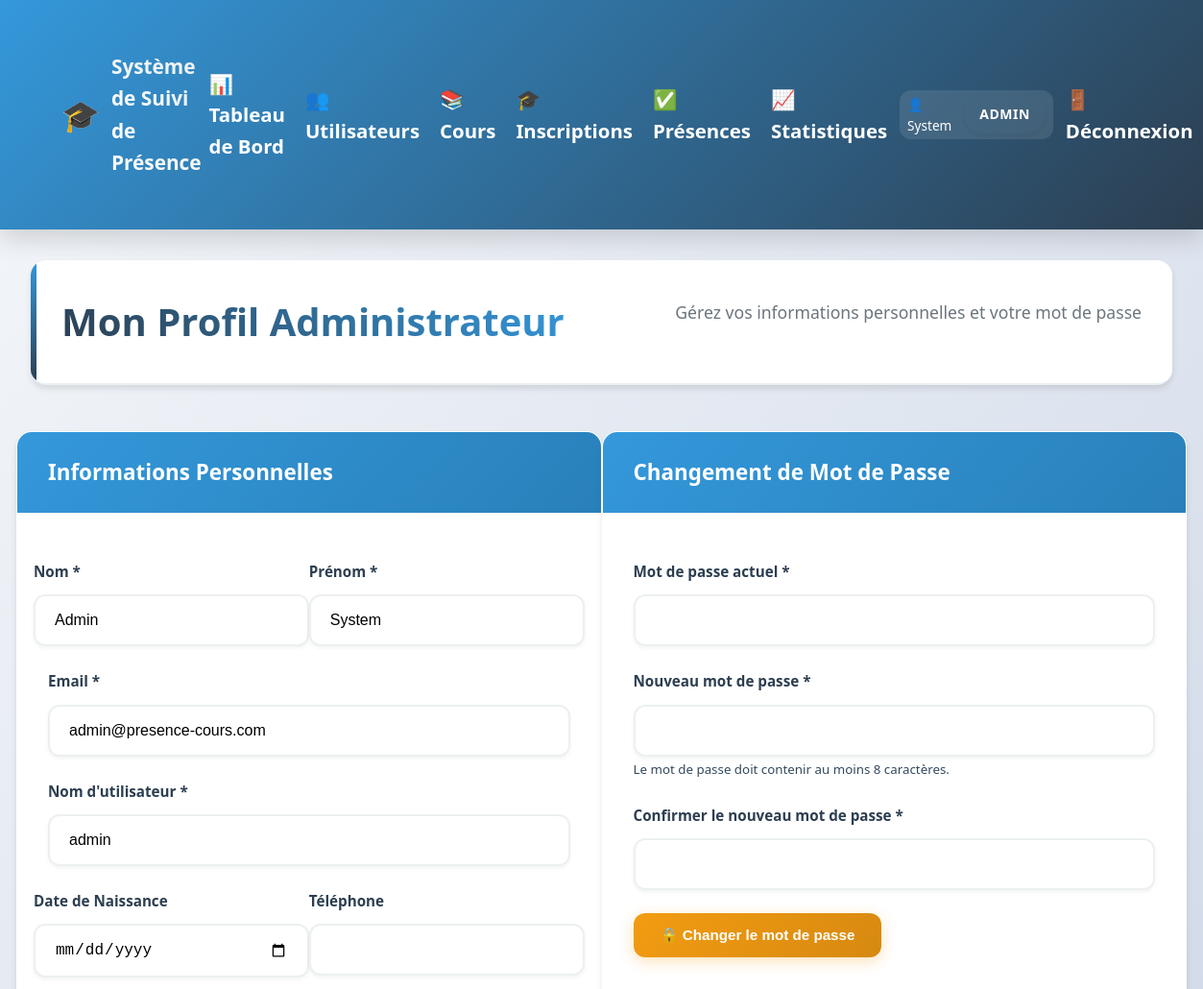
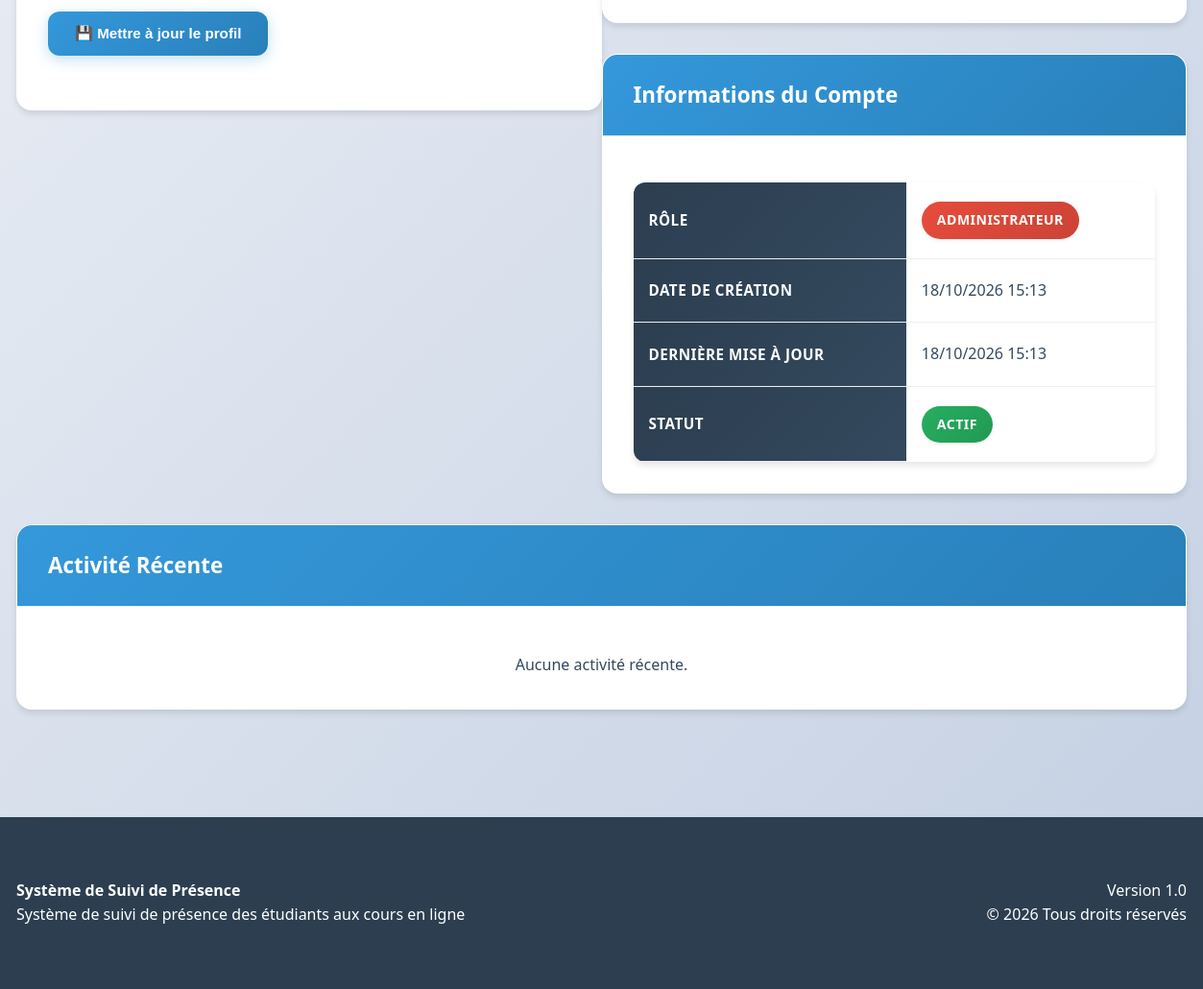
Screenshot of /admin/profile.php (signed in) with the database file from the repository (2 pictures, top to bottom).
### tables this page shows
CREATE TABLE users (
    id INT PRIMARY KEY AUTO_INCREMENT,
    username VARCHAR(50) UNIQUE NOT NULL,
    email VARCHAR(100) UNIQUE NOT NULL,
    password VARCHAR(255) NOT NULL,
    role ENUM('admin', 'enseignant', 'etudiant') NOT NULL,
    nom VARCHAR(100) NOT NULL,
    prenom VARCHAR(100) NOT NULL,
    date_naissance DATE,
    telephone VARCHAR(20),
    created_at TIMESTAMP DEFAULT CURRENT_TIMESTAMP,
    updated_at TIMESTAMP DEFAULT CURRENT_TIMESTAMP ON UPDATE CURRENT_TIMESTAMP,
    is_active BOOLEAN DEFAULT TRUE
);

### includes/functions.php (called while the page is built, shortened)
<?php
function formatDate($date, $format = 'd/m/Y H:i') {
    $datetime = new DateTime($date);
    return $datetime->format($format);
}
?>

### admin/profile.php (the view, shortened to what this page needs)
<?php
require_once '../includes/config.php';
require_once '../includes/functions.php';
try {
    global $pdo;
    $sql = "SELECT * FROM users WHERE id = ?";
    $stmt = $pdo->prepare($sql);
    $stmt->execute([$_SESSION['user_id']]);
    $admin = $stmt->fetch();
} catch (PDOException $e) {
    error_log("Erreur profil admin: " . $e->getMessage());
    $error = "Une erreur est survenue lors de la mise à jour.";
}
?>
<!DOCTYPE html>
<html lang="fr">
<head>
    <link rel="stylesheet" href="../assets/css/style.css">
    <link rel="stylesheet" href="../assets/css/dashboard.css">
</head>
<body>
    <?php include '../includes/header.php'; ?>
    <div class="container">
        <div class="page-header">
            <h1>Mon Profil Administrateur</h1>
            <p>Gérez vos informations personnelles et votre mot de passe</p>
        </div>
        <div class="row">
            <div class="col-6">
                <div class="card">
                    <div class="card-header">
                        <h3>Informations Personnelles</h3>
                    </div>
                    <div class="card-body">
                        <form method="POST" action="">
                            <div class="row">
                                <div class="col-6">
                                    <div class="form-group">
                                        <label class="form-label">Nom *</label>
                                        <input type="text" name="nom" class="form-control"
                                               value="<?php echo $admin['nom'] ?? ''; ?>" required>
                                    </div>
                                </div>
                                <div class="col-6">
                                    <div class="form-group">
                                        <label class="form-label">Prénom *</label>
                                        <input type="text" name="prenom" class="form-control"
                                               value="<?php echo $admin['prenom'] ?? ''; ?>" required>
                                    </div>
                                </div>
                            </div>
                            <div class="form-group">
                                <label class="form-label">Email *</label>
                                <input type="email" name="email" class="form-control"
                                       value="<?php echo $admin['email'] ?? ''; ?>" required>
                            </div>
                            <div class="form-group">
                                <label class="form-label">Nom d'utilisateur *</label>
                                <input type="text" name="username" class="form-control"
                                       value="<?php echo $admin['username'] ?? ''; ?>" required>
                            </div>
                            <div class="row">
                                <div class="col-6">
                                    <div class="form-group">
                                        <label class="form-label">Date de Naissance</label>
                                        <input type="date" name="date_naissance" class="form-control"
                                               value="<?php echo $admin['date_naissance'] ?? ''; ?>">
                                    </div>
                                </div>
                                <div class="col-6">
                                    <div class="form-group">
                                        <label class="form-label">Téléphone</label>
                                        <input type="tel" name="telephone" class="form-control"
                                               value="<?php echo $admin['telephone'] ?? ''; ?>">
                                    </div>
                                </div>
                            </div>
                            <div class="form-group">
                                <button type="submit" class="btn btn-primary">
                                    💾 Mettre à jour le profil
                                </button>
                            </div>
                        </form>
                    </div>
                </div>
            </div>
            <div class="col-6">
                <div class="card">
                    <div class="card-header">
                        <h3>Changement de Mot de Passe</h3>
                    </div>
                    <div class="card-body">
                        <form method="POST" action="">
                            <div class="form-group">
                                <label class="form-label">Mot de passe actuel *</label>
                                <input type="password" name="current_password" class="form-control" required>
                            </div>
                            <div class="form-group">
                                <label class="form-label">Nouveau mot de passe *</label>
                                <input type="password" name="new_password" class="form-control"
                                       minlength="8" required>
                                <small>Le mot de passe doit contenir au moins 8 caractères.</small>
                            </div>
                            <div class="form-group">
                                <label class="form-label">Confirmer le nouveau mot de passe *</label>
                                <input type="password" name="confirm_password" class="form-control"
                                       minlength="8" required>
                            </div>
                            <div class="form-group">
                                <button type="submit" class="btn btn-warning">
                                    🔒 Changer le mot de passe
                                </button>
                            </div>
                        </form>
                    </div>
                </div>
                <div class="card mt-4">
                    <div class="card-header">
                        <h3>Informations du Compte</h3>
                    </div>
                    <div class="card-body">
                        <table class="table table-bordered">
                            <tr>
                                <th>Rôle</th>
                                <td>
                                    <span class="badge badge-danger">Administrateur</span>
                                </td>
                            </tr>
                            <tr>
                                <th>Date de création</th>
                                <td><?php echo formatDate($admin['created_at']); ?></td>
                            </tr>
                            <tr>
                                <th>Dernière mise à jour</th>
                                <td><?php echo formatDate($admin['updated_at']); ?></td>
                            </tr>
                            <tr>
                                <th>Statut</th>
                                <td>
                                    <span class="badge badge-success">Actif</span>
                                </td>
                            </tr>
                        </table>
                    </div>
                </div>
            </div>
        </div>
        <div class="row mt-4">
            <div class="col-12">
                <div class="card">
                    <div class="card-header">
                        <h3>Activité Récente</h3>
                    </div>
                    <div class="card-body">
                        <?php
                        $sql = "SELECT action, details, created_at
                                FROM activity_logs
                                WHERE user_id = ?
                                ORDER BY created_at DESC
                                LIMIT 10";
                        $stmt = $pdo->prepare($sql);
                        $stmt->execute([$_SESSION['user_id']]);
                        $activites = $stmt->fetchAll();
                        ?>
                        <?php if (!empty($activites)): ?>
                            <div class="table-responsive">
                                <table class="table">
                                    <thead>
                                        <tr>
                                            <th>Action</th>
                                            <th>Détails</th>
                                            <th>Date</th>
                                        </tr>
                                    </thead>
                                    <tbody>
                                        <?php foreach ($activites as $activite): ?>
                                            <tr>
                                                <td>
                                                    <?php
                                                    $icons = [
                                                        'user_created' => '👤',
                                                        'user_updated' => '✏️',
                                                        'user_deleted' => '🗑️',
                                                        'course_created' => '📚',
                                                        'course_updated' => '✏️',
                                                        'course_deleted' => '🗑️',
                                                        'attendance_updated' => '✅',
                                                        'profile_updated' => '👤',
                                                        'password_changed' => '🔒',
                                                        'admin_dashboard_access' => '📊'
                                                    ];
                                                    echo $icons[$activite['action']] ?? '📝';
                                                    ?>
                                                    <?php echo ucfirst(str_replace('_', ' ', $activite['action'])); ?>
                                                </td>
                                                <td><?php echo $activite['details'] ?: '-'; ?></td>
                                                <td><?php echo formatDate($activite['created_at']); ?></td>
                                            </tr>
                                        <?php endforeach; ?>
                                    </tbody>
                                </table>
                            </div>
                        <?php else: ?>
                            <p class="text-center">Aucune activité récente.</p>
                        <?php endif; ?>
                    </div>
                </div>
            </div>
        </div>
    </div>
    <?php include '../includes/footer.php'; ?>
</body>
</html>

### assets/css/style.css (style rules this page uses)
* { margin: 0; padding: 0; box-sizing: border-box; }
:root { --primary-color: #3498db; --secondary-color: #2c3e50; --success-color: #27ae60; --warning-color: #f39c12; --danger-color: #e74c3c; --info-color: #17a2b8; --light-color: #ecf0f1; --dark-color: #34495e; --white: #ffffff; --gray-light: #f8f9fa; --gray: #6c757d; --border-radius: 8px; --box-shadow: 0 2px 10px rgba(0,0,0,0.1); --transition: all 0.3s ease; }
body { font-family: 'Segoe UI', Tahoma, Geneva, Verdana, sans-serif; line-height: 1.6; color: var(--dark-color); background-color: var(--gray-light); }
.container { max-width: 1200px; margin: 0 auto; padding: 0 20px; }
.card { background: var(--white); border-radius: var(--border-radius); box-shadow: var(--box-shadow); padding: 1.5rem; margin-bottom: 1.5rem; transition: var(--transition); }
.card-header { border-bottom: 1px solid var(--light-color); padding-bottom: 1rem; margin-bottom: 1rem; }
.btn { display: inline-block; padding: 0.75rem 1.5rem; border: none; border-radius: var(--border-radius); text-decoration: none; text-align: center; cursor: pointer; transition: var(--transition); font-weight: 500; }
.btn-primary { background-color: var(--primary-color); color: var(--white); }
.btn-warning { background-color: var(--warning-color); color: var(--white); }
.form-group { margin-bottom: 1rem; }
.form-label { display: block; margin-bottom: 0.5rem; font-weight: 500; color: var(--dark-color); }
.form-control { width: 100%; padding: 0.75rem; border: 1px solid #ddd; border-radius: var(--border-radius); font-size: 1rem; transition: var(--transition); }
.table { width: 100%; border-collapse: collapse; background-color: var(--white); border-radius: var(--border-radius); overflow: hidden; box-shadow: var(--box-shadow); }
.table th, .table td { padding: 1rem; text-align: left; border-bottom: 1px solid var(--light-color); }
.table th { background-color: var(--secondary-color); color: var(--white); font-weight: 600; }
.badge { display: inline-block; padding: 0.25rem 0.75rem; border-radius: 50px; font-size: 0.875rem; font-weight: 500; }
.badge-success { background-color: var(--success-color); color: var(--white); }
.badge-danger { background-color: var(--danger-color); color: var(--white); }
.row { display: flex; flex-wrap: wrap; margin: 0 -10px; }
.col-6 { flex: 0 0 50%; max-width: 50%; }
.col-12 { flex: 0 0 100%; max-width: 100%; }
.text-center { text-align: center; }

### rows the page displays
users: nom "Admin", prenom "System", email "admin@presence-cours.com", username "admin", created_at "18/10/2026 15:13", updated_at "18/10/2026 15:13"

### other values shown
APP_NAME "Système de Suivi de Présence"
$_SESSION['user_prenom'] "System"
$userRole "ADMIN"
APP_VERSION "1.0"
